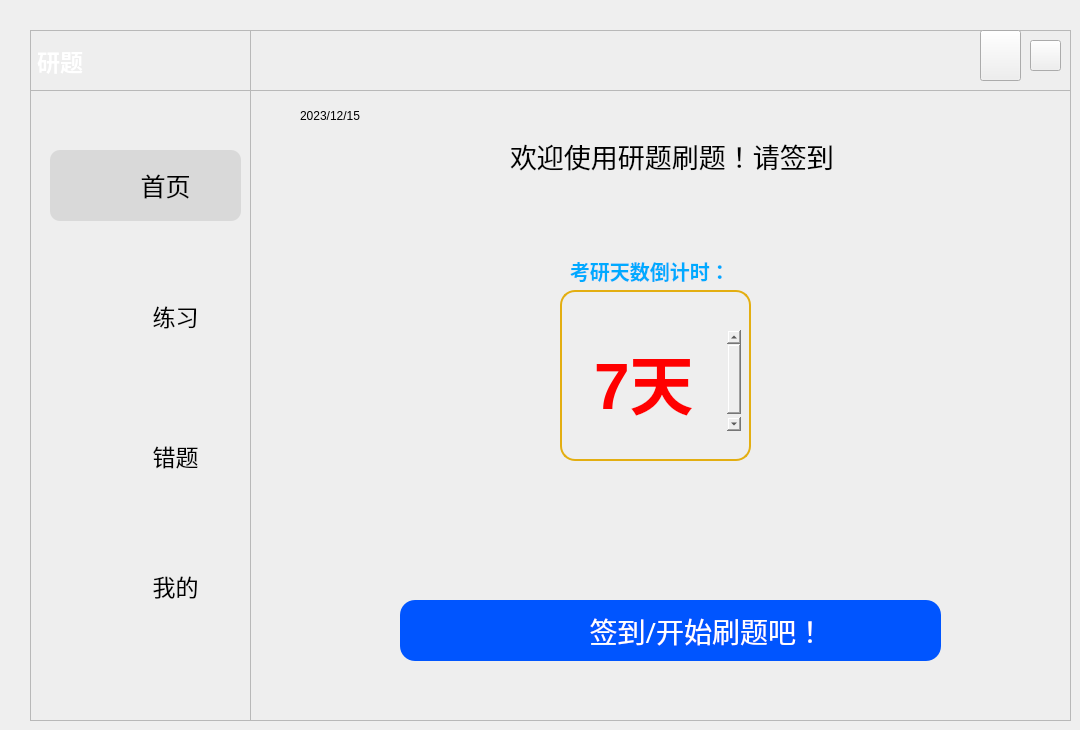
   <widget class="QWidget" name="page">
    <widget class="QLabel" name="label_right">
     <property name="enabled">
      <bool>true</bool>
     </property>
     <property name="geometry">
      <rect>
       <x>250</x>
       <y>30</y>
       <width>821</width>
       <height>691</height>
      </rect>
     </property>
     <property name="styleSheet">
      <string notr="true">QFrame{
	background-color: rgb(238, 238, 238);
}</string>
     </property>
     <property name="frameShape">
      <enum>QFrame::StyledPanel</enum>
     </property>
     <property name="frameShadow">
      <enum>QFrame::Sunken</enum>
     </property>
     <property name="text">
      <string/>
     </property>
    </widget>
    <widget class="QLabel" name="label_sign">
     <property name="geometry">
      <rect>
       <x>430</x>
       <y>610</y>
       <width>51</width>
       <height>51</height>
      </rect>
     </property>
     <property name="styleSheet">
      <string notr="true">image: url(:/新前缀/签到 .png);</string>
     </property>
     <property name="text">
      <string/>
     </property>
    </widget>
    <widget class="QPushButton" name="bt_sign_in">
     <property name="geometry">
      <rect>
       <x>400</x>
       <y>600</y>
       <width>541</width>
       <height>61</height>
      </rect>
     </property>
     <property name="font">
      <font>
       <family>微软雅黑</family>
       <pointsize>21</pointsize>
       <bold>false</bold>
      </font>
     </property>
     <property name="cursor">
      <cursorShape>PointingHandCursor</cursorShape>
     </property>
     <property name="styleSheet">
      <string notr="true">QPushButton{
	background-color: rgb(0, 85, 255);
	color: rgb(255, 255, 255);
	border-radius:15px
}
QPushButton:pressed{
	padding-left:5px;
	padding-top:5px;
	
	background-color: rgb(0, 0, 255);
}</string>
     </property>
     <property name="text">
      <string>          签到/开始刷题吧！</string>
     </property>
    </widget>
    <widget class="QPushButton" name="Bt_minimise">
     <property name="geometry">
      <rect>
       <x>980</x>
       <y>30</y>
       <width>41</width>
       <height>51</height>
      </rect>
     </property>
     <property name="styleSheet">
      <string notr="true">
QPushButton{
	
	border-image: url(:/新前缀/最小化.png);
}
QPushButton:hover{
	background-color: rgb(217, 217, 217);
	border-radius:30px
}
QPushButton:pressed{
	padding-left:5px;
	padding-top:5px;
}</string>
     </property>
     <property name="text">
      <string/>
     </property>
     <property name="icon">
      <iconset>
       <normaloff>:/icon/res/icon/最小化.png</normaloff>:/icon/res/icon/最小化.png</iconset>
     </property>
    </widget>
    <widget class="QLabel" name="label_welcome">
     <property name="geometry">
      <rect>
       <x>510</x>
       <y>100</y>
       <width>411</width>
       <height>111</height>
      </rect>
     </property>
     <property name="font">
      <font>
       <family>微软雅黑</family>
       <pointsize>20</pointsize>
      </font>
     </property>
     <property name="text">
      <string>欢迎使用研题刷题！请签到</string>
     </property>
    </widget>
    <widget class="QLabel" name="label_piccount">
     <property name="geometry">
      <rect>
       <x>500</x>
       <y>240</y>
       <width>51</width>
       <height>51</height>
      </rect>
     </property>
     <property name="styleSheet">
      <string notr="true">image: url(:/新前缀/倒计时.png);</string>
     </property>
     <property name="text">
      <string/>
     </property>
    </widget>
    <widget class="QLabel" name="label_numcount">
     <property name="geometry">
      <rect>
       <x>570</x>
       <y>240</y>
       <width>201</width>
       <height>61</height>
      </rect>
     </property>
     <property name="font">
      <font>
       <family>微软雅黑</family>
       <pointsize>15</pointsize>
       <bold>true</bold>
      </font>
     </property>
     <property name="styleSheet">
      <string notr="true">
color: rgb(0, 170, 255);
border-radius:20px</string>
     </property>
     <property name="frameShape">
      <enum>QFrame::NoFrame</enum>
     </property>
     <property name="text">
      <string>考研天数倒计时：</string>
     </property>
    </widget>
    <widget class="QPushButton" name="Bt_exit">
     <property name="geometry">
      <rect>
       <x>1030</x>
       <y>40</y>
       <width>31</width>
       <height>31</height>
      </rect>
     </property>
     <property name="styleSheet">
      <string notr="true">

QPushButton{
	
	border-image: url(:/新前缀/关闭窗口.png);
	

}
QPushButton:hover{
	
	background-color: rgb(255, 0, 0);
	border-radius:30px
}
QPushButton:pressed{
	padding-left:5px;
	padding-top:5px;
}</string>
     </property>
     <property name="text">
      <string/>
     </property>
    </widget>
    <widget class="QFrame" name="frame_left">
     <property name="geometry">
      <rect>
       <x>30</x>
       <y>30</y>
       <width>221</width>
       <height>691</height>
      </rect>
     </property>
     <property name="styleSheet">
      <string notr="true">QFrame{
	background-color: rgb(238, 238, 238);
}</string>
     </property>
     <property name="frameShape">
      <enum>QFrame::StyledPanel</enum>
     </property>
     <property name="frameShadow">
      <enum>QFrame::Sunken</enum>
     </property>
     <property name="lineWidth">
      <number>0</number>
     </property>
     <widget class="QPushButton" name="Bt_wrong">
      <property name="geometry">
       <rect>
        <x>80</x>
        <y>390</y>
        <width>131</width>
        <height>71</height>
       </rect>
      </property>
      <property name="font">
       <font>
        <family>微软雅黑</family>
        <pointsize>17</pointsize>
       </font>
      </property>
      <property name="cursor">
       <cursorShape>PointingHandCursor</cursorShape>
      </property>
      <property name="styleSheet">
       <string notr="true">QPushButton{
	border-radius:30px

}
QPushButton:hover{
	background-color: rgb(217, 217, 217);
	border-radius:30px

}
QPushButton:pressed{
padding-left:5px;
	padding-top:5px;
	background-color: rgb(242, 255, 254);
}</string>
      </property>
      <property name="text">
       <string>错题</string>
      </property>
     </widget>
     <widget class="QFrame" name="frame_chosen">
      <property name="geometry">
       <rect>
        <x>20</x>
        <y>120</y>
        <width>191</width>
        <height>71</height>
       </rect>
      </property>
      <property name="font">
       <font>
        <family>微软雅黑</family>
       </font>
      </property>
      <property name="styleSheet">
       <string notr="true">background-color: rgb(217, 217, 217);
border-radius:10px;
</string>
      </property>
      <property name="frameShape">
       <enum>QFrame::StyledPanel</enum>
      </property>
      <property name="frameShadow">
       <enum>QFrame::Raised</enum>
      </property>
      <widget class="QPushButton" name="Bt_main">
       <property name="geometry">
        <rect>
         <x>50</x>
         <y>0</y>
         <width>131</width>
         <height>71</height>
        </rect>
       </property>
       <property name="font">
        <font>
         <family>微软雅黑</family>
         <pointsize>19</pointsize>
         <italic>false</italic>
         <bold>false</bold>
         <underline>false</underline>
         <strikeout>false</strikeout>
        </font>
       </property>
       <property name="cursor">
        <cursorShape>PointingHandCursor</cursorShape>
       </property>
       <property name="styleSheet">
        <string notr="true">QPushButton{
	color: rgb(0, 0, 0);
	color: rgb(0, 0, 0);
	border-radius:30px
}
QPushButton:pressed{
	padding-left:5px;
	padding-top:5px;
}
</string>
       </property>
       <property name="text">
        <string>首页</string>
       </property>
      </widget>
      <widget class="QLabel" name="label_main">
       <property name="geometry">
        <rect>
         <x>0</x>
         <y>10</y>
         <width>61</width>
         <height>51</height>
        </rect>
       </property>
       <property name="styleSheet">
        <string notr="true">image: url(:/新前缀/首页.png);</string>
       </property>
       <property name="text">
        <string/>
       </property>
      </widget>
     </widget>
     <widget class="QPushButton" name="Bt_mine">
      <property name="geometry">
       <rect>
        <x>80</x>
        <y>520</y>
        <width>131</width>
        <height>71</height>
       </rect>
      </property>
      <property name="font">
       <font>
        <family>微软雅黑</family>
        <pointsize>17</pointsize>
        <bold>false</bold>
       </font>
      </property>
      <property name="cursor">
       <cursorShape>PointingHandCursor</cursorShape>
      </property>
      <property name="styleSheet">
       <string notr="true">QPushButton{
	border-radius:30px

}
QPushButton:hover{
	background-color: rgb(217, 217, 217);
	border-radius:30px

}
QPushButton:pressed{
padding-left:5px;
	padding-top:5px;
	background-color: rgb(242, 255, 254);
}</string>
      </property>
      <property name="text">
       <string>我的</string>
      </property>
     </widget>
     <widget class="QPushButton" name="Bt_exercise">
      <property name="geometry">
       <rect>
        <x>80</x>
        <y>250</y>
        <width>131</width>
        <height>71</height>
       </rect>
      </property>
      <property name="font">
       <font>
        <family>微软雅黑</family>
        <pointsize>17</pointsize>
        <bold>false</bold>
       </font>
      </property>
      <property name="cursor">
       <cursorShape>PointingHandCursor</cursorShape>
      </property>
      <property name="styleSheet">
       <string notr="true">QPushButton{
	border-radius:30px

}
QPushButton:hover{
	background-color: rgb(217, 217, 217);
	border-radius:30px
}
QPushButton:pressed{
padding-left:5px;
	padding-top:5px;
	background-color: rgb(242, 255, 254);
}
</string>
      </property>
      <property name="text">
       <string>练习</string>
      </property>
     </widget>
     <widget class="QLabel" name="label_exercise">
      <property name="geometry">
       <rect>
        <x>20</x>
        <y>260</y>
        <width>61</width>
        <height>51</height>
       </rect>
      </property>
      <property name="styleSheet">
       <string notr="true">image: url(:/新前缀/练习.png);</string>
      </property>
      <property name="text">
       <string/>
      </property>
     </widget>
     <widget class="QLabel" name="label_wrong">
      <property name="geometry">
       <rect>
        <x>20</x>
        <y>400</y>
        <width>61</width>
        <height>51</height>
       </rect>
      </property>
      <property name="styleSheet">
       <string notr="true">image: url(:/新前缀/错题.png);</string>
      </property>
      <property name="text">
       <string/>
      </property>
     </widget>
     <widget class="QLabel" name="label_mine">
      <property name="geometry">
       <rect>
        <x>20</x>
        <y>530</y>
        <width>61</width>
        <height>51</height>
       </rect>
      </property>
      <property name="styleSheet">
       <string notr="true">image: url(:/新前缀/我的.png);</string>
      </property>
      <property name="text">
       <string/>
      </property>
     </widget>
    </widget>
    <widget class="QLabel" name="label_calendar">
     <property name="geometry">
      <rect>
       <x>260</x>
       <y>100</y>
       <width>31</width>
       <height>31</height>
      </rect>
     </property>
     <property name="styleSheet">
      <string notr="true">image: url(:/新前缀/日历.png);</string>
     </property>
     <property name="text">
      <string/>
     </property>
    </widget>
    <widget class="QLabel" name="head_background">
     <property name="geometry">
      <rect>
       <x>30</x>
       <y>30</y>
       <width>1041</width>
       <height>61</height>
      </rect>
     </property>
     <property name="font">
      <font>
       <family>微软雅黑</family>
       <pointsize>17</pointsize>
       <bold>true</bold>
      </font>
     </property>
     <property name="styleSheet">
      <string notr="true">background-image: url(:/新前缀/背景1.jpg);
color: rgb(255, 255, 255);</string>
     </property>
     <property name="frameShape">
      <enum>QFrame::StyledPanel</enum>
     </property>
     <property name="frameShadow">
      <enum>QFrame::Sunken</enum>
     </property>
     <property name="text">
      <string>研题</string>
     </property>
    </widget>
    <widget class="QLabel" name="label">
     <property name="geometry">
      <rect>
       <x>420</x>
       <y>120</y>
       <width>81</width>
       <height>61</height>
      </rect>
     </property>
     <property name="styleSheet">
      <string notr="true">image: url(:/新前缀/书本.png);</string>
     </property>
     <property name="text">
      <string/>
     </property>
    </widget>
    <widget class="QTextBrowser" name="text_today_2">
     <property name="geometry">
      <rect>
       <x>590</x>
       <y>330</y>
       <width>151</width>
       <height>101</height>
      </rect>
     </property>
     <property name="font">
      <font>
       <pointsize>15</pointsize>
      </font>
     </property>
     <property name="styleSheet">
      <string notr="true">background-color: rgb(238, 238, 238);</string>
     </property>
     <property name="frameShape">
      <enum>QFrame::NoFrame</enum>
     </property>
     <property name="html">
      <string>&lt;!DOCTYPE HTML PUBLIC &quot;-//W3C//DTD HTML 4.0//EN&quot; &quot;http://www.w3.org/TR/REC-html40/strict.dtd&quot;&gt;
&lt;html&gt;&lt;head&gt;&lt;meta name=&quot;qrichtext&quot; content=&quot;1&quot; /&gt;&lt;meta charset=&quot;utf-8&quot; /&gt;&lt;style type=&quot;text/css&quot;&gt;
p, li { white-space: pre-wrap; }
hr { height: 1px; border-width: 0; }
li.unchecked::marker { content: &quot;\2610&quot;; }
li.checked::marker { content: &quot;\2612&quot;; }
&lt;/style&gt;&lt;/head&gt;&lt;body style=&quot; font-family:'Microsoft YaHei UI'; font-size:15pt; font-weight:400; font-style:normal;&quot;&gt;
&lt;p style=&quot; margin-top:0px; margin-bottom:0px; margin-left:0px; margin-right:0px; -qt-block-indent:0; text-indent:0px;&quot;&gt;&lt;span style=&quot; font-family:'SimSun'; font-size:48pt; font-weight:600; color:#ff0000;&quot;&gt;7天&lt;/span&gt;&lt;/p&gt;&lt;/body&gt;&lt;/html&gt;</string>
     </property>
    </widget>
    <widget class="QLabel" name="label_5">
     <property name="geometry">
      <rect>
       <x>300</x>
       <y>100</y>
       <width>91</width>
       <height>31</height>
      </rect>
     </property>
     <property name="text">
      <string>2023/12/15 </string>
     </property>
    </widget>
    <widget class="QLabel" name="label_6">
     <property name="geometry">
      <rect>
       <x>560</x>
       <y>290</y>
       <width>191</width>
       <height>171</height>
      </rect>
     </property>
     <property name="styleSheet">
      <string notr="true">color: rgb(227, 174, 17);
border:2px solid rgb(227, 174, 17);
border-radius:15px</string>
     </property>
     <property name="text">
      <string/>
     </property>
    </widget>
    <zorder>label_right</zorder>
    <zorder>label_numcount</zorder>
    <zorder>bt_sign_in</zorder>
    <zorder>label_welcome</zorder>
    <zorder>frame_left</zorder>
    <zorder>label_calendar</zorder>
    <zorder>label_piccount</zorder>
    <zorder>head_background</zorder>
    <zorder>Bt_minimise</zorder>
    <zorder>Bt_exit</zorder>
    <zorder>label</zorder>
    <zorder>label_sign</zorder>
    <zorder>label_5</zorder>
    <zorder>text_today_2</zorder>
    <zorder>label_6</zorder>
   </widget>
